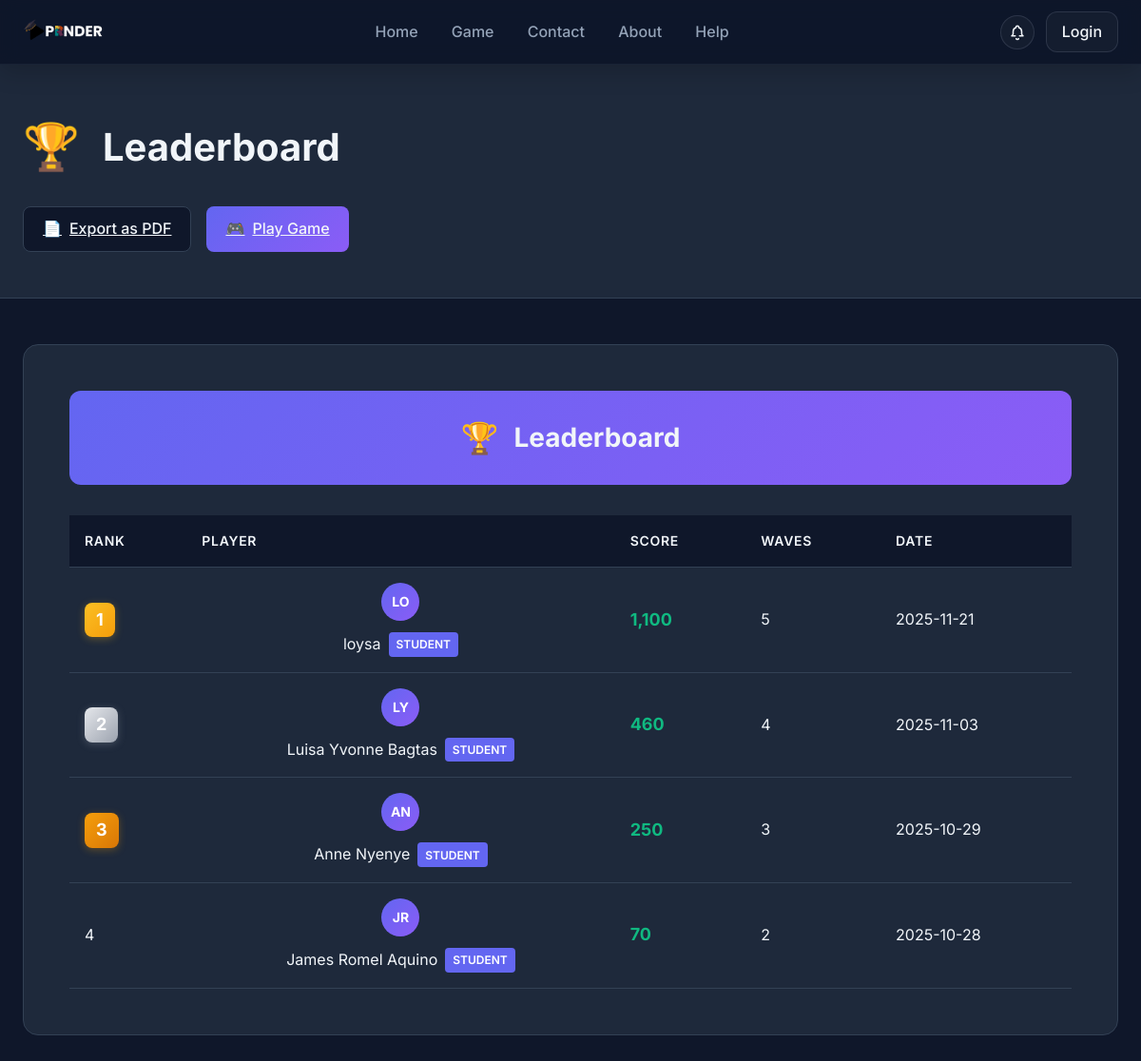
Page /public/leaderboard.php on the committed database.
### tables this page shows
CREATE TABLE `user_profiles` (
  `user_id` int(10) UNSIGNED NOT NULL,
  `full_name` varchar(150) NOT NULL,
  `avatar_url` varchar(255) DEFAULT NULL,
  `bio` text DEFAULT NULL,
  `preferences` longtext DEFAULT NULL CHECK (json_valid(`preferences`))
);

### src/session.php (called while the page is built, shortened)
<?php
function is_logged_in(): bool {
    return isset($_SESSION['user_id']);
}

### src/db.php (called while the page is built, shortened)
<?php
function db(): PDO {
    $dsn = 'mysql:host=' . DB_HOST . ';dbname=' . DB_NAME . ';charset=utf8mb4';
    $options = [
        PDO::ATTR_ERRMODE => PDO::ERRMODE_EXCEPTION,
        PDO::ATTR_DEFAULT_FETCH_MODE => PDO::FETCH_ASSOC,
        PDO::ATTR_EMULATE_PREPARES => false,
    ];
    $pdo = new PDO($dsn, DB_USER, DB_PASS, $options);
    return $pdo;
}

### public/leaderboard.php (the view, shortened to what this page needs)
<?php
$leaderboardData = [];
try {
    $stmt = db()->prepare('
        SELECT
            u.id,
            p.full_name,
            u.email,
            u.role,
            MAX(gs.score) as best_score,
            MAX(gs.wave_reached) as best_wave,
            COUNT(gs.id) as games_played,
            MAX(gs.created_at) as last_game
        FROM users u
        LEFT JOIN user_profiles p ON p.user_id = u.id
        LEFT JOIN game_scores gs ON gs.user_id = u.id
        WHERE u.role IN ("student", "user", "mentor")
        GROUP BY u.id, p.full_name, u.email, u.role
        HAVING best_score IS NOT NULL
        ORDER BY best_score DESC, best_wave DESC
        LIMIT 50
    ');
    $stmt->execute();
    $leaderboardData = $stmt->fetchAll();
} catch (Exception $e) {
    error_log('Leaderboard query error: ' . $e->getMessage());
}
$role = null; $unread = 0; $userProfile = null;
?>
<!DOCTYPE html>
<html lang="en">
<head>
    <link rel="stylesheet" href="styles.css">
</head>
<body>
    <nav class="navbar">
        <div class="container">
            <div class="nav-content">
                <a href="index.php" class="logo">
                    <img src="../images/APRNDR (4).png" alt="Aprnder Logo" style="height: 48px; width: auto;">
                </a>
                <ul class="nav-links">
                    <li><a href="index.php">Home</a></li>
                    <li><a href="game.php">Game</a></li>
                    <li><a href="contact.php">Contact</a></li>
                    <?php if (!is_logged_in()): ?>
                        <li><a href="about.php">About</a></li>
                        <li><a href="help.php">Help</a></li>
                    <?php endif; ?>
                </ul>
                <div class="nav-actions">
                    <a href="#" id="notifBtn" class="notif-bell" aria-label="Notifications">
                    </a>
                    <?php if (is_logged_in()): ?>
                        <a href="profile.php" class="profile-avatar-nav" aria-label="Profile">
                            <?php
                            $initials = '';
                            $nameParts = explode(' ', $userProfile['full_name'] ?? 'User');
                            foreach ($nameParts as $part) {
                                if (!empty($part)) {
                                    $initials .= strtoupper($part[0]);
                                }
                            }
                            $initials = substr($initials, 0, 2);
                            if (!empty($userProfile['avatar_url'])): ?>
                                <img src="<?php echo htmlspecialchars($userProfile['avatar_url']); ?>" alt="Profile">
                            <?php else: ?>
                                <div class="avatar-initials"><?php echo $initials; ?></div>
                            <?php endif; ?>
                        </a>
                        <a href="logout.php" class="btn-login">Logout</a>
                    <?php else: ?>
                        <a href="login.php" class="btn-login">Login</a>
                    <?php endif; ?>
                </div>
            </div>
        </div>
    </nav>
    <section class="leaderboard-header">
        <div class="container">
            <div class="header-content">
                <div class="header-icon">🏆</div>
                <h1>Leaderboard</h1>
            </div>
            <div class="header-actions">
                <a href="?export=pdf" class="action-btn">
                    <span>📄</span> Export as PDF
                </a>
                <a href="game.php" class="action-btn primary">
                    <span>🎮</span> Play Game
                </a>
            </div>
        </div>
    </section>
    <section class="leaderboard-content">
        <div class="container">
            <div class="leaderboard-card">
                <div class="leaderboard-title">
                    <span class="trophy-icon">🏆</span>
                    <h2>Leaderboard</h2>
                </div>
                <?php if (!empty($leaderboardData)): ?>
                    <div class="leaderboard-table">
                        <table>
                            <thead>
                                <tr>
                                    <th>Rank</th>
                                    <th>Player</th>
                                    <th>Score</th>
                                    <th>Waves</th>
                                    <th>Date</th>
                                </tr>
                            </thead>
                            <tbody>
                                <?php foreach ($leaderboardData as $index => $player):
                                    $rank = $index + 1;
                                    $rankClass = '';
                                    $badgeClass = '';
                                    if ($rank === 1) {
                                        $rankClass = 'rank-1';
                                        $badgeClass = 'gold';
                                    } elseif ($rank === 2) {
                                        $rankClass = 'rank-2';
                                        $badgeClass = 'silver';
                                    } elseif ($rank === 3) {
                                        $rankClass = 'rank-3';
                                        $badgeClass = 'bronze';
                                    }
                                    $name = $player['full_name'] ?: $player['email'];
                                    $nameParts = explode(' ', $name);
                                    $initials = '';
                                    if (count($nameParts) >= 2) {
                                        $initials = strtoupper(substr($nameParts[0], 0, 1) . substr($nameParts[1], 0, 1));
                                    } else {
                                        $initials = strtoupper(substr($name, 0, 2));
                                    }
                                ?>
                                    <tr class="<?php echo $rankClass; ?>">
                                        <td>
                                            <?php if ($badgeClass): ?>
                                                <span class="rank-badge <?php echo $badgeClass; ?>"><?php echo $rank; ?></span>
                                            <?php else: ?>
                                                <span><?php echo $rank; ?></span>
                                            <?php endif; ?>
                                        </td>
                                        <td>
                                            <div class="player-info">
                                                <div class="player-avatar"><?php echo $initials; ?></div>
                                                <div style="display: flex; align-items: center; gap: 0.5rem;">
                                                    <span><?php echo htmlspecialchars($name); ?></span>
                                                    <?php if ($player['role'] === 'mentor'): ?>
                                                        <span style="background: #10b981; color: white; padding: 0.2rem 0.5rem; border-radius: 4px; font-size: 0.75rem; font-weight: 600;">MENTOR</span>
                                                    <?php elseif ($player['role'] === 'student' || $player['role'] === 'user'): ?>
                                                        <span style="background: #6366f1; color: white; padding: 0.2rem 0.5rem; border-radius: 4px; font-size: 0.75rem; font-weight: 600;">STUDENT</span>
                                                    <?php endif; ?>
                                                </div>
                                            </div>
                                        </td>
                                        <td><strong><?php echo number_format($player['best_score']); ?></strong></td>
                                        <td><?php echo $player['best_wave']; ?></td>
                                        <td><?php echo date('Y-m-d', strtotime($player['last_game'])); ?></td>
                                    </tr>
                                <?php endforeach; ?>
                            </tbody>
                        </table>
                    </div>
                <?php endif; ?>
            </div>
        </div>
    </section>
</body>
</html>

### rows in the picture
user_profiles: rank "1", full_name "LO", full_name "loysa", best_score "1,100", best_wave "5", last_game "2025-11-21"
user_profiles: rank "2", full_name "LY", full_name "Luisa Yvonne Bagtas", best_score "460", best_wave "4", last_game "2025-11-03"
user_profiles: rank "3", full_name "AN", full_name "Anne Nyenye", best_score "250", best_wave "3", last_game "2025-10-29"
user_profiles: rank "4", full_name "JR", full_name "James Romel Aquino", best_score "70", best_wave "2", last_game "2025-10-28"
